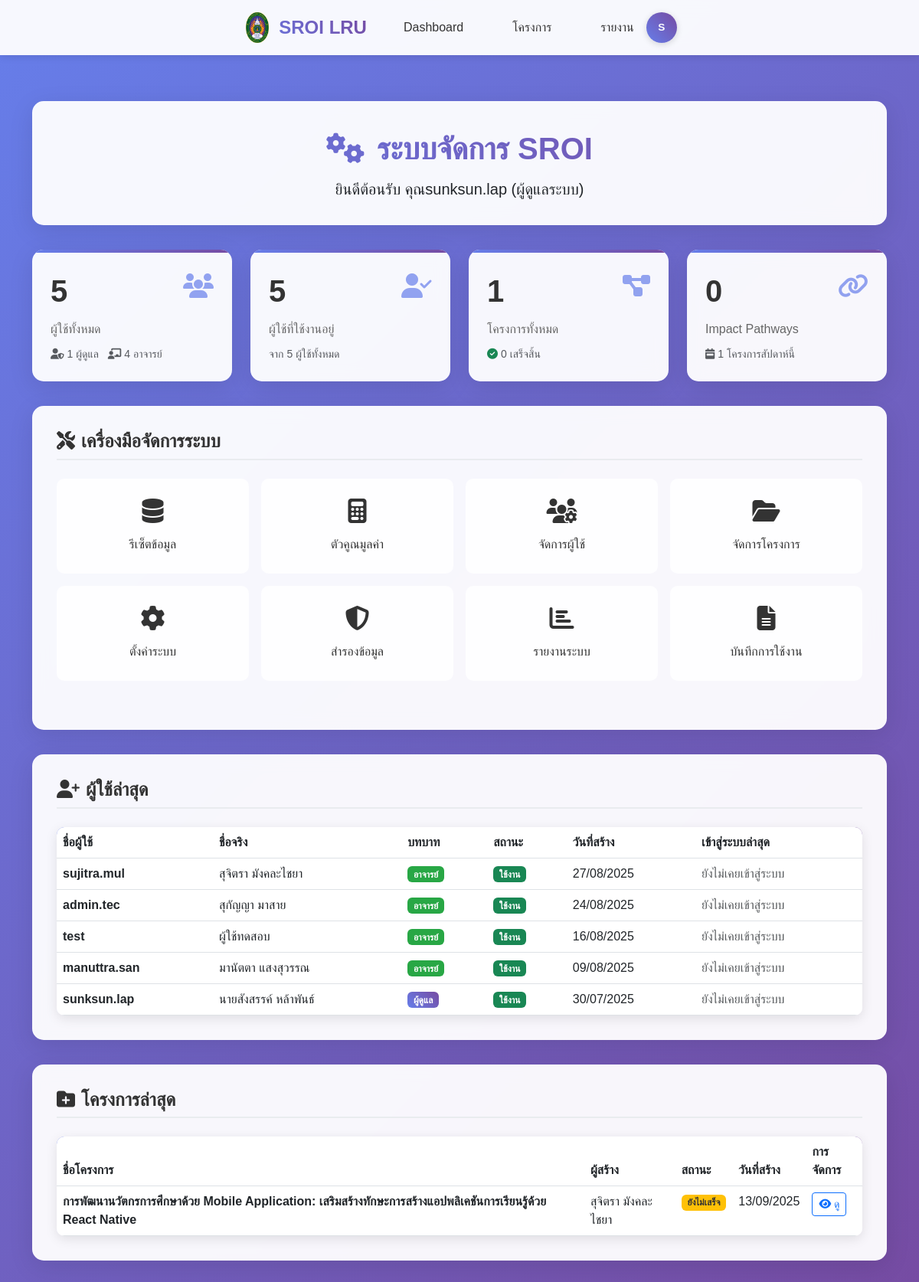
Page /admin/index.php (signed in) on the committed database.
### tables this page shows
CREATE TABLE `users` (
  `id` int(11) NOT NULL,
  `username` varchar(100) NOT NULL COMMENT 'ชื่อผู้ใช้',
  `email` varchar(200) NOT NULL COMMENT 'อีเมล',
  `password_hash` varchar(255) NOT NULL COMMENT 'รหัสผ่านที่เข้ารหัส',
  `first_name` varchar(100) DEFAULT NULL COMMENT 'ชื่อ',
  `last_name` varchar(100) DEFAULT NULL COMMENT 'นามสกุล',
  `full_name_th` varchar(200) DEFAULT NULL COMMENT 'ชื่อ-นามสกุล ภาษาไทย',
  `title` varchar(50) DEFAULT NULL COMMENT 'คำนำหน้า',
  `position` varchar(200) DEFAULT NULL COMMENT 'ตำแหน่ง',
  `department` varchar(200) DEFAULT NULL COMMENT 'แผนก/หน่วยงาน',
  `organization` varchar(300) DEFAULT NULL COMMENT 'องค์กร',
  `phone` varchar(20) DEFAULT NULL COMMENT 'เบอร์โทรศัพท์',
  `role` enum('admin','teacher') NOT NULL DEFAULT 'teacher' COMMENT 'บทบาทผู้ใช้',
  `is_active` tinyint(1) DEFAULT 1 COMMENT 'สถานะการใช้งาน',
  `email_verified` tinyint(1) DEFAULT 0 COMMENT 'ยืนยันอีเมลแล้ว',
  `last_login` timestamp NULL DEFAULT NULL COMMENT 'เข้าสู่ระบบครั้งล่าสุด',
  `login_count` int(11) DEFAULT 0 COMMENT 'จำนวนครั้งที่เข้าสู่ระบบ',
  `created_at` timestamp NOT NULL DEFAULT current_timestamp(),
  `updated_at` timestamp NOT NULL DEFAULT current_timestamp() ON UPDATE current_timestamp(),
  `created_by` varchar(100) DEFAULT NULL COMMENT 'ผู้สร้างบัญชี'
);

CREATE TABLE `projects` (
  `id` int(11) NOT NULL,
  `project_code` varchar(50) NOT NULL COMMENT 'รหัสโครงการ',
  `name` varchar(500) NOT NULL COMMENT 'ชื่อโครงการ',
  `description` text DEFAULT NULL COMMENT 'รายละเอียดโครงการ',
  `objective` text DEFAULT NULL COMMENT 'วัตถุประสงค์โครงการ',
  `start_date` date DEFAULT NULL COMMENT 'วันที่เริ่มโครงการ',
  `end_date` date DEFAULT NULL COMMENT 'วันที่สิ้นสุดโครงการ',
  `budget` decimal(15,2) DEFAULT NULL COMMENT 'งบประมาณ',
  `organization` varchar(300) DEFAULT NULL COMMENT 'หน่วยงาน/องค์กร',
  `project_manager` varchar(200) DEFAULT NULL COMMENT 'ผู้จัดการโครงการ',
  `status` enum('incompleted','completed') DEFAULT 'incompleted' COMMENT 'สถานะโครงการ',
  `created_by` varchar(100) DEFAULT NULL COMMENT 'ผู้สร้าง',
  `created_at` timestamp NOT NULL DEFAULT current_timestamp(),
  `updated_at` timestamp NOT NULL DEFAULT current_timestamp() ON UPDATE current_timestamp(),
  `impact_chain_status` longtext DEFAULT NULL CHECK (json_valid(`impact_chain_status`)),
  `total_impact_chains` int(11) DEFAULT 0 COMMENT 'จำนวน Impact Chain ทั้งหมด',
  `current_chain_id` int(11) DEFAULT NULL COMMENT 'Impact Chain ที่กำลังทำอยู่'
);

### admin/index.php (the view, shortened to what this page needs)
<?php
require_once '../config.php';
$system_stats_query = "SELECT
                         (SELECT COUNT(*) FROM users) as total_users,
                         (SELECT COUNT(*) FROM users WHERE role = 'admin') as admin_users,
                         (SELECT COUNT(*) FROM users WHERE role = 'teacher') as teacher_users,
                         (SELECT COUNT(*) FROM users WHERE is_active = 1) as active_users,
                         (SELECT COUNT(*) FROM projects) as total_projects,
                         (SELECT COUNT(*) FROM projects WHERE status = 'completed') as completed_projects,
                         (SELECT COUNT(*) FROM social_impact_pathway) as total_chains,
                         (SELECT COUNT(*) FROM projects WHERE created_at >= DATE_SUB(NOW(), INTERVAL 7 DAY)) as projects_this_week";
$system_stats_result = mysqli_query($conn, $system_stats_query);
$system_stats = mysqli_fetch_assoc($system_stats_result);
$recent_users_query = "SELECT id, username, full_name_th, role, created_at, last_login, is_active
                       FROM users
                       ORDER BY created_at DESC
                       LIMIT 10";
$recent_users_result = mysqli_query($conn, $recent_users_query);
$recent_projects_query = "SELECT p.id, p.name, p.status, p.created_at, u.full_name_th as creator_name
                          FROM projects p
                          LEFT JOIN users u ON p.created_by = u.id
                          ORDER BY p.created_at DESC
                          LIMIT 10";
$recent_projects_result = mysqli_query($conn, $recent_projects_query);
$user_full_name = $_SESSION['full_name_th'] ?? $_SESSION['username'];
?>
<!DOCTYPE html>
<html lang="th">
<head>
    <link href="https://cdn.jsdelivr.net/npm/bootstrap@5.3.0/dist/css/bootstrap.min.css" rel="stylesheet">
    <link href="https://cdn.jsdelivr.net/npm/bootstrap-icons@1.10.0/font/bootstrap-icons.css" rel="stylesheet">
    <link href="https://cdnjs.cloudflare.com/ajax/libs/font-awesome/6.4.0/css/all.min.css" rel="stylesheet">
</head>
<body>
    <?php
    include '../navbar.php';
    ?>
    <div class="admin-container">
        <div class="container">
            <div class="admin-header text-center">
                <div class="admin-title">
                    <i class="fas fa-cogs me-3"></i>ระบบจัดการ SROI
                </div>
                <p class="lead mb-0">ยินดีต้อนรับ คุณ<?php echo htmlspecialchars($user_full_name); ?>
                    (<?php echo $_SESSION["role"] == 'admin' ? 'ผู้ดูแลระบบ' : 'อาจารย์'; ?>)
                </p>
            </div>
            <div class="stats-grid">
                <div class="stat-card">
                    <div class="stat-icon">
                        <i class="fas fa-users"></i>
                    </div>
                    <div class="stat-number"><?php echo number_format($system_stats['total_users']); ?></div>
                    <div class="stat-label">ผู้ใช้ทั้งหมด</div>
                    <small class="text-muted">
                        <i class="fas fa-user-shield me-1"></i><?php echo $system_stats['admin_users']; ?> ผู้ดูแล
                        <i class="fas fa-chalkboard-teacher ms-2 me-1"></i><?php echo $system_stats['teacher_users']; ?> อาจารย์
                    </small>
                </div>
                <div class="stat-card">
                    <div class="stat-icon">
                        <i class="fas fa-user-check"></i>
                    </div>
                    <div class="stat-number"><?php echo number_format($system_stats['active_users']); ?></div>
                    <div class="stat-label">ผู้ใช้ที่ใช้งานอยู่</div>
                    <small class="text-muted">
                        จาก <?php echo number_format($system_stats['total_users']); ?> ผู้ใช้ทั้งหมด
                    </small>
                </div>
                <div class="stat-card">
                    <div class="stat-icon">
                        <i class="fas fa-project-diagram"></i>
                    </div>
                    <div class="stat-number"><?php echo number_format($system_stats['total_projects']); ?></div>
                    <div class="stat-label">โครงการทั้งหมด</div>
                    <small class="text-muted">
                        <i class="fas fa-check-circle me-1 text-success"></i><?php echo $system_stats['completed_projects']; ?> เสร็จสิ้น
                    </small>
                </div>
                <div class="stat-card">
                    <div class="stat-icon">
                        <i class="fas fa-link"></i>
                    </div>
                    <div class="stat-number"><?php echo number_format($system_stats['total_chains']); ?></div>
                    <div class="stat-label">Impact Pathways</div>
                    <small class="text-muted">
                        <i class="fas fa-calendar-week me-1"></i><?php echo $system_stats['projects_this_week']; ?> โครงการสัปดาห์นี้
                    </small>
                </div>
            </div>
            <div class="admin-section">
                <h3 class="section-title">
                    <i class="fas fa-tools me-2"></i>เครื่องมือจัดการระบบ
                </h3>
                <div class="admin-menu">
                    <a href="reset-data.php" class="admin-menu-item">
                        <i class="fas fa-database"></i>
                        <span>รีเซ็ตข้อมูล</span>
                    </a>
                    <a href="value_factor.php" class="admin-menu-item">
                        <i class="fas fa-calculator"></i>
                        <span>ตัวคูณมูลค่า</span>
                    </a>
                    <a href="users.php" class="admin-menu-item">
                        <i class="fas fa-users-cog"></i>
                        <span>จัดการผู้ใช้</span>
                    </a>
                    <a href="projects.php" class="admin-menu-item">
                        <i class="fas fa-folder-open"></i>
                        <span>จัดการโครงการ</span>
                    </a>
                    <a href="system-settings.php" class="admin-menu-item">
                        <i class="fas fa-cog"></i>
                        <span>ตั้งค่าระบบ</span>
                    </a>
                    <a href="backup.php" class="admin-menu-item">
                        <i class="fas fa-shield-alt"></i>
                        <span>สำรองข้อมูล</span>
                    </a>
                    <a href="reports.php" class="admin-menu-item">
                        <i class="fas fa-chart-bar"></i>
                        <span>รายงานระบบ</span>
                    </a>
                    <a href="logs.php" class="admin-menu-item">
                        <i class="fas fa-file-alt"></i>
                        <span>บันทึกการใช้งาน</span>
                    </a>
                </div>
            </div>
            <div class="admin-section">
                <h3 class="section-title">
                    <i class="fas fa-user-plus me-2"></i>ผู้ใช้ล่าสุด
                </h3>
                <div class="table-responsive">
                    <table class="table table-hover">
                        <thead>
                            <tr>
                                <th>ชื่อผู้ใช้</th>
                                <th>ชื่อจริง</th>
                                <th>บทบาท</th>
                                <th>สถานะ</th>
                                <th>วันที่สร้าง</th>
                                <th>เข้าสู่ระบบล่าสุด</th>
                            </tr>
                        </thead>
                        <tbody>
                            <?php while($user = mysqli_fetch_assoc($recent_users_result)): ?>
                            <tr>
                                <td>
                                    <strong><?php echo htmlspecialchars($user['username']); ?></strong>
                                </td>
                                <td><?php echo htmlspecialchars($user['full_name_th'] ?? '-'); ?></td>
                                <td>
                                    <span class="badge <?php echo $user['role'] == 'admin' ? 'badge-admin' : 'badge-teacher'; ?>">
                                        <?php echo $user['role'] == 'admin' ? 'ผู้ดูแล' : 'อาจารย์'; ?>
                                    </span>
                                </td>
                                <td>
                                    <span class="badge <?php echo $user['is_active'] ? 'bg-success' : 'bg-secondary'; ?>">
                                        <?php echo $user['is_active'] ? 'ใช้งาน' : 'ปิดใช้งาน'; ?>
                                    </span>
                                </td>
                                <td><?php echo date('d/m/Y', strtotime($user['created_at'])); ?></td>
                                <td>
                                    <?php
                                    if ($user['last_login']) {
                                        echo date('d/m/Y H:i', strtotime($user['last_login']));
                                    } else {
                                        echo '<span class="text-muted">ยังไม่เคยเข้าสู่ระบบ</span>';
                                    }
                                    ?>
                                </td>
                            </tr>
                            <?php endwhile; ?>
                        </tbody>
                    </table>
                </div>
            </div>
            <div class="admin-section">
                <h3 class="section-title">
                    <i class="fas fa-folder-plus me-2"></i>โครงการล่าสุด
                </h3>
                <div class="table-responsive">
                    <table class="table table-hover">
                        <thead>
                            <tr>
                                <th>ชื่อโครงการ</th>
                                <th>ผู้สร้าง</th>
                                <th>สถานะ</th>
                                <th>วันที่สร้าง</th>
                                <th>การจัดการ</th>
                            </tr>
                        </thead>
                        <tbody>
                            <?php while($project = mysqli_fetch_assoc($recent_projects_result)): ?>
                            <tr>
                                <td>
                                    <strong><?php echo htmlspecialchars($project['name']); ?></strong>
                                </td>
                                <td><?php echo htmlspecialchars($project['creator_name'] ?? '-'); ?></td>
                                <td>
                                    <span class="badge <?php echo $project['status'] == 'completed' ? 'badge-completed' : 'badge-incompleted'; ?>">
                                        <?php echo $project['status'] == 'completed' ? 'เสร็จสิ้น' : 'ยังไม่เสร็จ'; ?>
                                    </span>
                                </td>
                                <td><?php echo date('d/m/Y', strtotime($project['created_at'])); ?></td>
                                <td>
                                    <a href="../project-detail.php?id=<?php echo $project['id']; ?>"
                                       class="btn btn-sm btn-outline-primary">
                                        <i class="fas fa-eye"></i> ดู
                                    </a>
                                </td>
                            </tr>
                            <?php endwhile; ?>
                        </tbody>
                    </table>
                </div>
            </div>
        </div>
    </div>
</body>
</html>

### admin/index.php (style rules this page uses)
body { background: linear-gradient(135deg, #667eea 0%, #764ba2 100%); min-height: 100vh; font-family: 'Sarabun', sans-serif; }
.admin-container { padding: 2rem 0; margin-top: 100px; }
.admin-header { background: rgba(255, 255, 255, 0.95); backdrop-filter: blur(10px); border-radius: 15px; padding: 2rem; margin-bottom: 2rem; box-shadow: 0 8px 32px rgba(0, 0, 0, 0.1); }
.admin-title { background: linear-gradient(45deg, #667eea, #764ba2); -webkit-background-clip: text; -webkit-text-fill-color: transparent; background-clip: text; font-size: 2.5rem; font-weight: bold; margin-bottom: 0.5rem; }
.stats-grid { display: grid; grid-template-columns: repeat(auto-fit, minmax(250px, 1fr)); gap: 1.5rem; margin-bottom: 2rem; }
.stat-card { background: rgba(255, 255, 255, 0.95); backdrop-filter: blur(10px); border-radius: 15px; padding: 1.5rem; box-shadow: 0 8px 32px rgba(0, 0, 0, 0.1); transition: transform 0.3s ease; position: relative; overflow: hidden; }
.stat-card::before { content: ''; position: absolute; top: 0; left: 0; right: 0; height: 4px; background: linear-gradient(90deg, #667eea, #764ba2); }
.stat-number { font-size: 2.5rem; font-weight: bold; color: #333; margin-bottom: 0.5rem; }
.stat-label { color: #666; font-size: 1rem; margin-bottom: 0.5rem; }
.stat-icon { position: absolute; top: 1.5rem; right: 1.5rem; font-size: 2rem; color: #667eea; opacity: 0.7; }
.admin-section { background: rgba(255, 255, 255, 0.95); backdrop-filter: blur(10px); border-radius: 15px; padding: 2rem; margin-bottom: 2rem; box-shadow: 0 8px 32px rgba(0, 0, 0, 0.1); }
.section-title { color: #333; font-size: 1.5rem; font-weight: bold; margin-bottom: 1.5rem; padding-bottom: 0.5rem; border-bottom: 2px solid #e9ecef; }
.admin-menu { display: grid; grid-template-columns: repeat(auto-fit, minmax(200px, 1fr)); gap: 1rem; margin-bottom: 2rem; }
.admin-menu-item { background: rgba(255, 255, 255, 0.9); border: 2px solid transparent; border-radius: 10px; padding: 1.5rem; text-align: center; text-decoration: none; color: #333; transition: all 0.3s ease; display: flex; flex-direction: column; align-items: center; gap: 0.5rem; }
.admin-menu-item i { font-size: 2rem; margin-bottom: 0.5rem; }
.table-responsive { border-radius: 10px; overflow: hidden; box-shadow: 0 4px 15px rgba(0, 0, 0, 0.1); }
.table { margin-bottom: 0; }
.table thead { background: linear-gradient(45deg, #667eea, #764ba2); color: white; }
.badge-admin { background: linear-gradient(45deg, #667eea, #764ba2); }
.badge-teacher { background: #28a745; }
.badge-incompleted { background: #ffc107; color: #333; }

### rows in the picture
users: username "sujitra.mul", full_name_th "สุจิตรา มังคละไชยา", role "อาจารย์", is_active "ใช้งาน", created_at "27/08/2025", shows "ยังไม่เคยเข้าสู่ระบบ"
users: username "admin.tec", full_name_th "สุกัญญา มาสาย", role "อาจารย์", is_active "ใช้งาน", created_at "24/08/2025", shows "ยังไม่เคยเข้าสู่ระบบ"
users: username "test", full_name_th "ผู้ใช้ทดสอบ", role "อาจารย์", is_active "ใช้งาน", created_at "16/08/2025", shows "ยังไม่เคยเข้าสู่ระบบ"
users: username "manuttra.san", full_name_th "มานัตตา แสงสุวรรณ", role "อาจารย์", is_active "ใช้งาน", created_at "09/08/2025", shows "ยังไม่เคยเข้าสู่ระบบ"
users: username "sunksun.lap", full_name_th "นายสังสรรค์ หล้าพันธ์", role "ผู้ดูแล", is_active "ใช้งาน", created_at "30/07/2025", shows "ยังไม่เคยเข้าสู่ระบบ"
projects: name "การพัฒนานวัตกรการศึกษาด้วย Mobile Application: เสริมสร้างทักษะการสร้างแอปพลิเคชันการเรียนรู้ด้วย React Native", users.full_name_th "สุจิตรา มังคละไชยา", status "ยังไม่เสร็จ", created_at "13/09/2025"

### other values in the picture
$initials "S"
$user_full_name "sunksun.lap"
$system_stats['total_users'] "5"
$system_stats['admin_users'] "1"
$system_stats['teacher_users'] "4"
$system_stats['active_users'] "5"
$system_stats['total_projects'] "1"
$system_stats['completed_projects'] "0"
$system_stats['total_chains'] "0"
$system_stats['projects_this_week'] "1"
